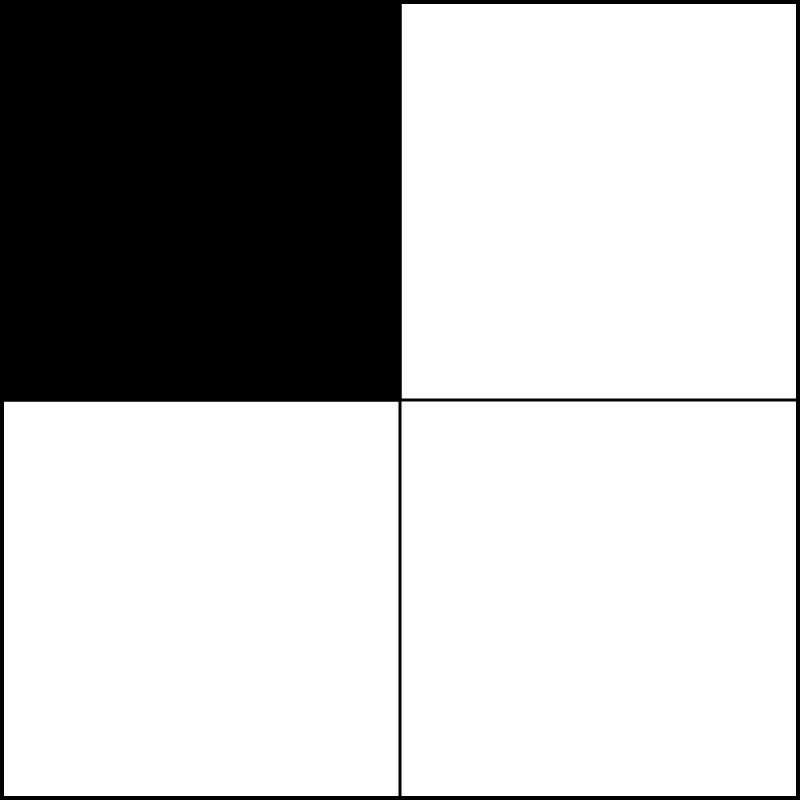
Frame 1 (no input)
Frame 60 (no input): identical to frame 1, image omitted
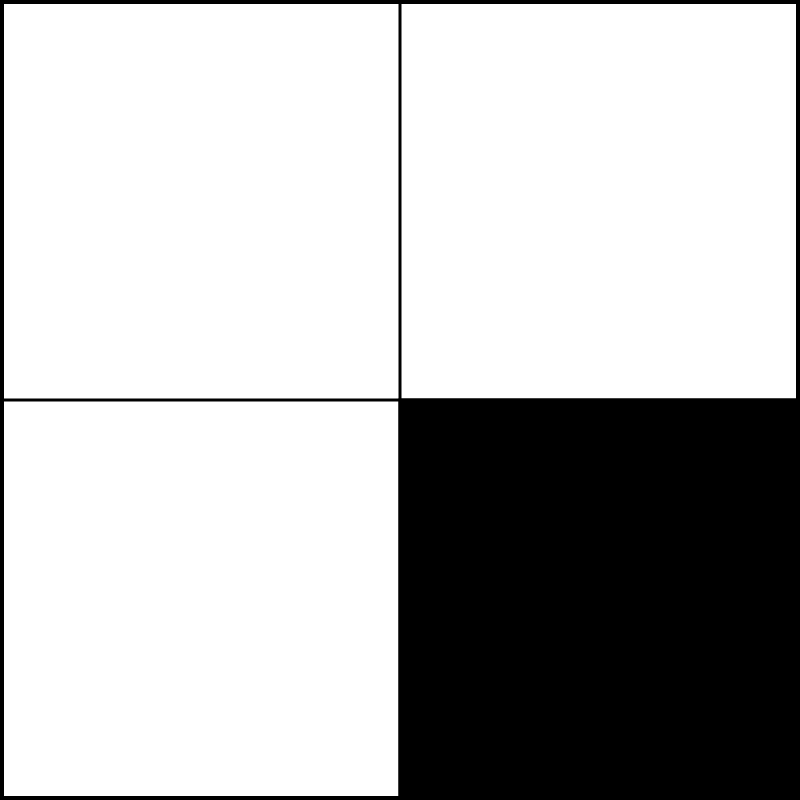
Frame 120 (the mouse pressed at the canvas centre since frame 60)

The p5.js sketch that drew these frames (run headless with seeded random() and noise() and a simulated clock; from frame 60 on, the mouse is pressed at the canvas centre):

// p5.js sketch
// ── sketch.js
// State Variable 
// Maheer Mubtasim
// Feb 12, 2020
//
// Extra for Experts:
// - describe what you did to take this project "above and beyond"
let quadrant;

function setup() {
  createCanvas(800,800);
}

function draw() {
  background(255);
  strokeWeight(8);
  fill(255);
  rect(0,0,800,800)
  findQuadrant();
  strokeWeight(3);
  line(400,0,400,800);
  line(0,400,800,400);
  print(quadrant); 
  if (quadrant === 1){
    fill(0);
    rect(400,0,400,400);
  } 
  if (quadrant === 2){
    fill(0);
    rect(0,0,400,400);
  } 
  if (quadrant === 3){
    fill(0);
    rect(0,400,400,400);
  } 
  if (quadrant === 4){
    fill(0);
    rect(400,400,400,400);
  } 
}
function findQuadrant(){
  if (mouseX <= 400 && mouseY <= 400){
    quadrant = 2;
  } 
  if (mouseX >= 400 && mouseY <= 400){
    quadrant = 1;
  } 
  if (mouseX <= 400 && mouseY >= 400){
    quadrant = 3;
  } 
  if (mouseX >= 400 && mouseY >= 400){
    quadrant = 4;
  }
}
